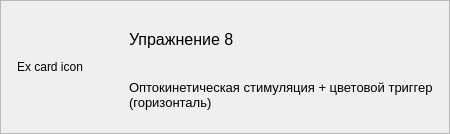
                  <widget class="ClickableCard" name="card_excersise_apple_8">
                   <property name="frameShape">
                    <enum>QFrame::StyledPanel</enum>
                   </property>
                   <property name="frameShadow">
                    <enum>QFrame::Raised</enum>
                   </property>
                   <property name="choosable" stdset="0">
                    <bool>true</bool>
                   </property>
                   <layout class="QHBoxLayout" name="horizontalLayout_17" stretch="1,4">
                    <property name="spacing">
                     <number>12</number>
                    </property>
                    <property name="leftMargin">
                     <number>16</number>
                    </property>
                    <property name="topMargin">
                     <number>16</number>
                    </property>
                    <property name="rightMargin">
                     <number>16</number>
                    </property>
                    <property name="bottomMargin">
                     <number>16</number>
                    </property>
                    <item>
                     <widget class="CardIcon" name="label_40">
                      <property name="sizePolicy">
                       <sizepolicy hsizetype="Minimum" vsizetype="Minimum">
                        <horstretch>0</horstretch>
                        <verstretch>0</verstretch>
                       </sizepolicy>
                      </property>
                      <property name="minimumSize">
                       <size>
                        <width>100</width>
                        <height>100</height>
                       </size>
                      </property>
                      <property name="text">
                       <string>Ex card icon</string>
                      </property>
                      <property name="svg_file" stdset="0">
                       <string>./img/ex_8_icon.svg</string>
                      </property>
                      <property name="scale" stdset="0">
                       <double>1.300000000000000</double>
                      </property>
                      <property name="main_color" stdset="0">
                       <string>#3498db</string>
                      </property>
                      <property name="circle_color" stdset="0">
                       <string>#eaf2f8</string>
                      </property>
                     </widget>
                    </item>
                    <item>
                     <layout class="QVBoxLayout" name="verticalLayout_27">
                      <item>
                       <widget class="QLabel" name="label_41">
                        <property name="font">
                         <font>
                          <pointsize>12</pointsize>
                         </font>
                        </property>
                        <property name="text">
                         <string>Упражнение 8</string>
                        </property>
                       </widget>
                      </item>
                      <item>
                       <widget class="QLabel" name="label_42">
                        <property name="font">
                         <font>
                          <pointsize>10</pointsize>
                         </font>
                        </property>
                        <property name="text">
                         <string>Оптокинетическая стимуляция + цветовой триггер (горизонталь)</string>
                        </property>
                        <property name="wordWrap">
                         <bool>true</bool>
                        </property>
                       </widget>
                      </item>
                     </layout>
                    </item>
                   </layout>
                  </widget>
